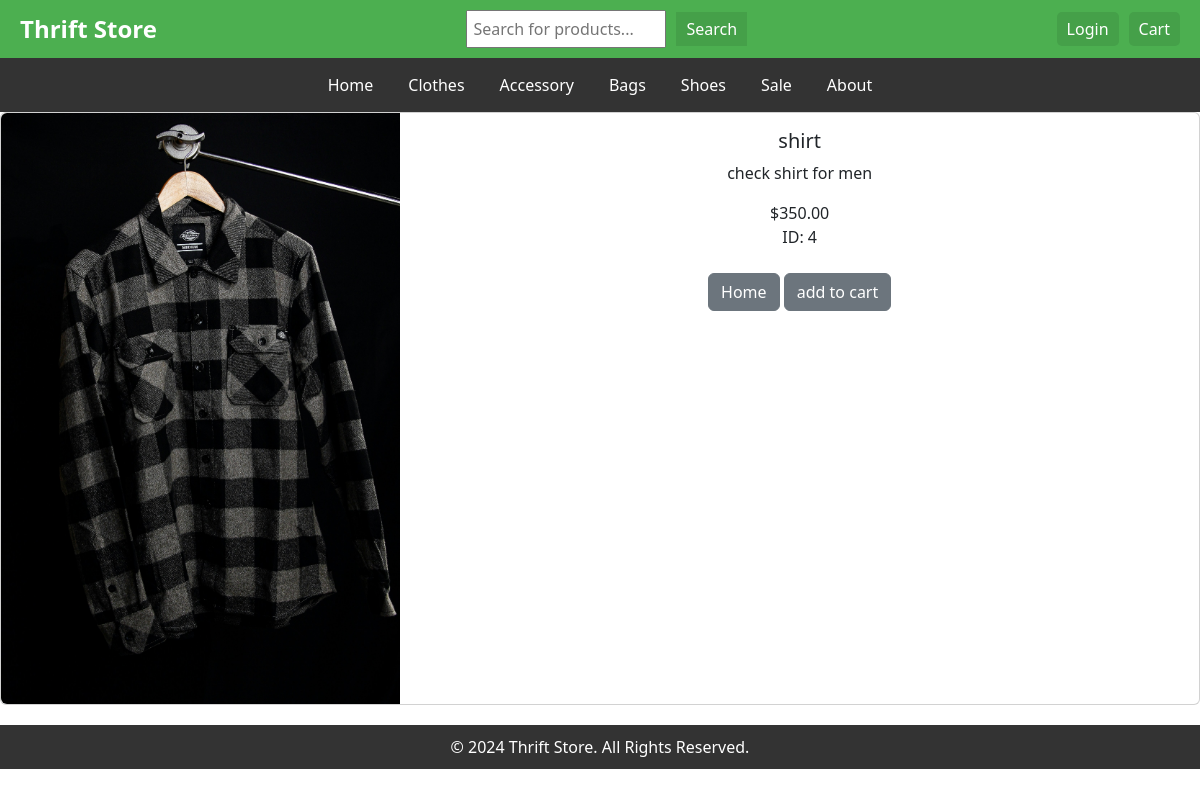
The app's page /product/4 with its own data.
### app1/models.py (models this page shows, shortened)
class Product(models.Model):
    name = models.CharField(max_length=100)
    price = models.DecimalField(default=0,decimal_places=2,max_digits=6)
    category = models.ForeignKey(Category, on_delete=models.CASCADE, default=1)
    description = models.CharField(max_length=260,default='',blank=True,null=True)
    image = models.ImageField(upload_to='uploads/product/')
    is_sale = models.BooleanField(default=False)
    sale_price = models.DecimalField(default=0,decimal_places=2,max_digits=6)

### app1/views.py (the view)
# urls.py: path('product/<int:pk>', views.product, name='product'),
def product(request, pk):
    product = Product.objects.get(id=pk)
    return render(request, 'product.html',{'product':product})

### cart/context_processor.py (called while the page is built)
def cart(request):
    return {'cart': Cart(request)}

### app1/templates/product.html (shortened to what this page needs)
{% extends 'base.html'%}
{% block content %}
<!DOCTYPE html>
<html lang="en">
<head>
    <link href="https://cdn.jsdelivr.net/npm/bootstrap@5.3.3/dist/css/bootstrap.min.css" rel="stylesheet">
</head>
<body>
    <div class="card mb-3">
        <div class="row g-0">
          <div class="col-md-4">
            <img src="{{ product.image.url }}" class="img-fluid rounded-start" >
          </div>
          <div class="col-md-8">
            <div class="card-body">
                <center>
              <h5 class="card-title">{{product.name}}</h5>
              <p class="card-text">{{product.description}}</p>
              {% if product.is_sale %}
                <div class="product-info">
                    <p class="product-category">{{product.category}}</p>
                    <div class="product-rating">
                        ★★★★★ 5
                    </div>
                    <div class="product-pricing">
                        <strike>
                        <span class="discounted-price">Rs{{product.price}}</span>
                        </strike>
                        &nbsp
                        <span class="discounted-price">Rs{{product.sale_price}}</span>
                    </div>
                </div>
              {% else %}
                ${{ product.price }}
                <br/>ID:  {{  product.id }}
              {% endif %}
              <br><br>
              <a href="{% url 'home'%}" class="btn btn-secondary">Home</a>
              <button type="button" value="{{ product.id }}"
               class ="btn btn-secondary" id= "add-cart">add to cart</button>
                </center>
            </div>
          </div>
        </div>
      </div>
</body>
</html>
{% endblock %}

### static/css/style.css (style rules this page uses)
body { font-family: Arial, sans-serif; margin: 0; padding: 0; box-sizing: border-box; }
button { background-color: #45a049; color: white; border: none; padding: 10px 15px; cursor: pointer; transition: background-color 0.3s; }

### records on screen
Product: image (picture), name "shirt", description "check shirt for men", price "350.00", id "4"
